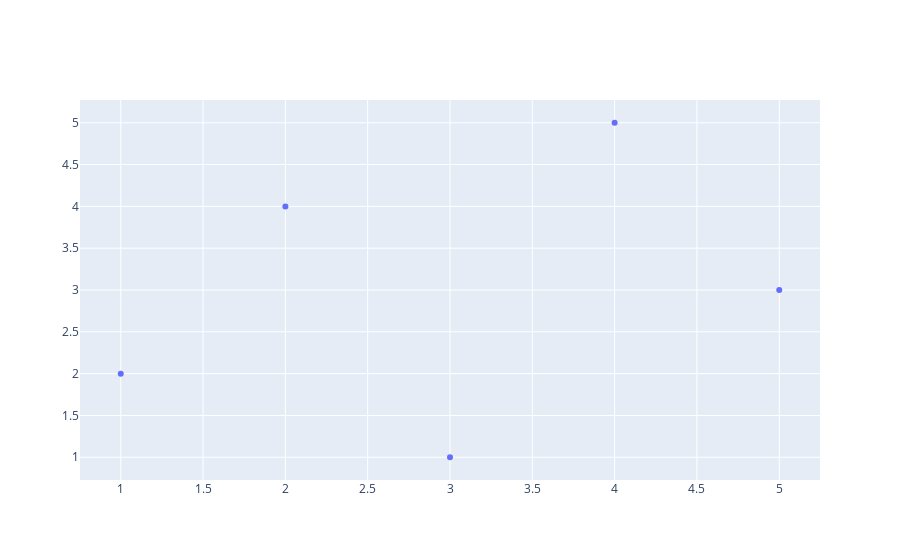

The notebook cell saved with this chart:
### Code cell
x = [1,2,3,4,5]
y = [2,4,1,5,3]
trace = go.Scatter(
    x = x,
    y = y,
    mode = 'markers'
)
data = [trace]
offline.iplot(data)

### Figure 1 — Plotly figure (JSON) as saved in the notebook; plotly's stock layout.template omitted (floating-point values rounded to 4 significant figures)
{"data": [{"mode": "markers", "type": "scatter", "x": [1, 2, 3, 4, 5], "y": [2, 4, 1, 5, 3]}], "layout": {}}
